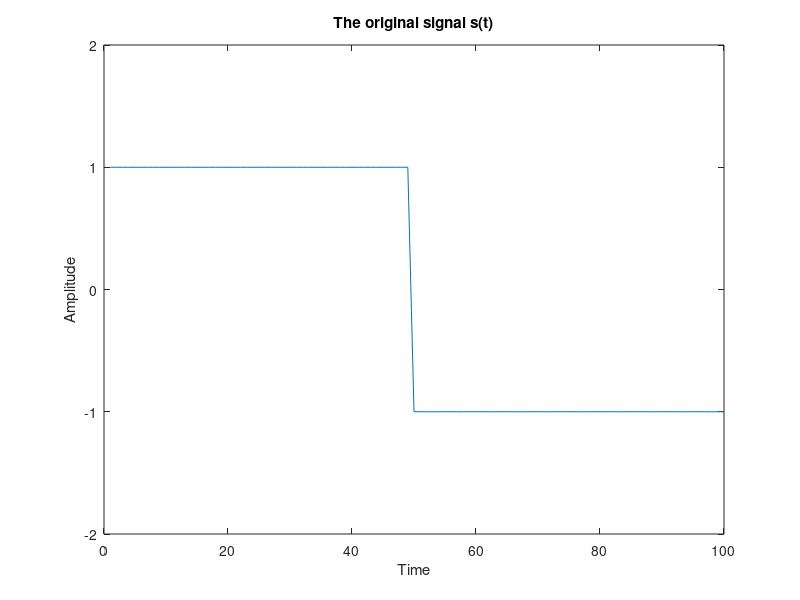
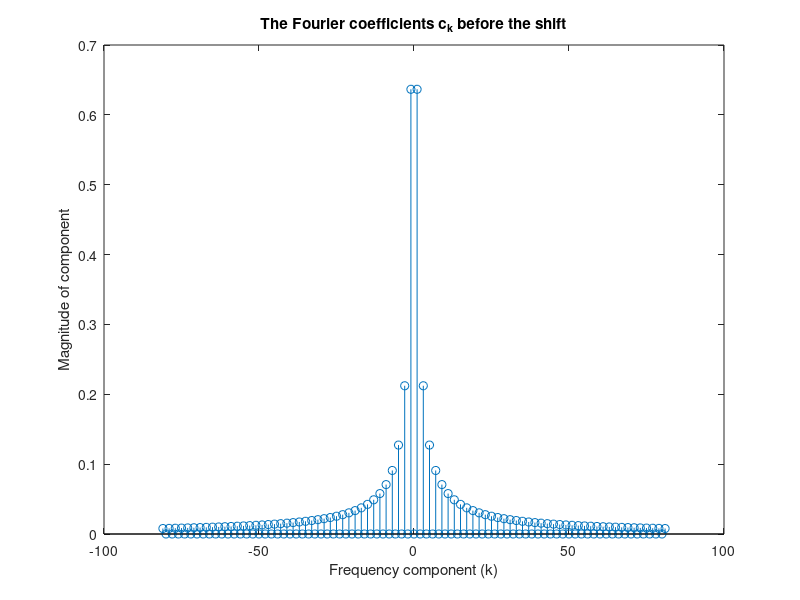
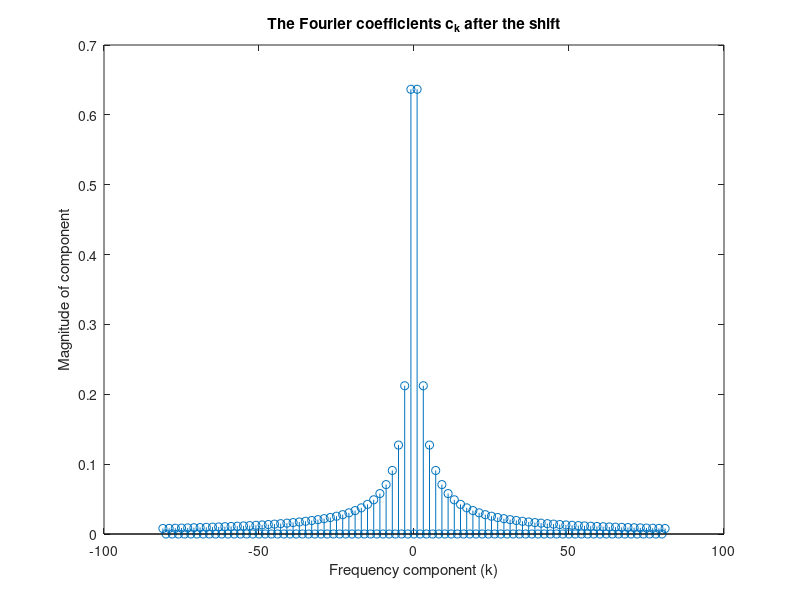
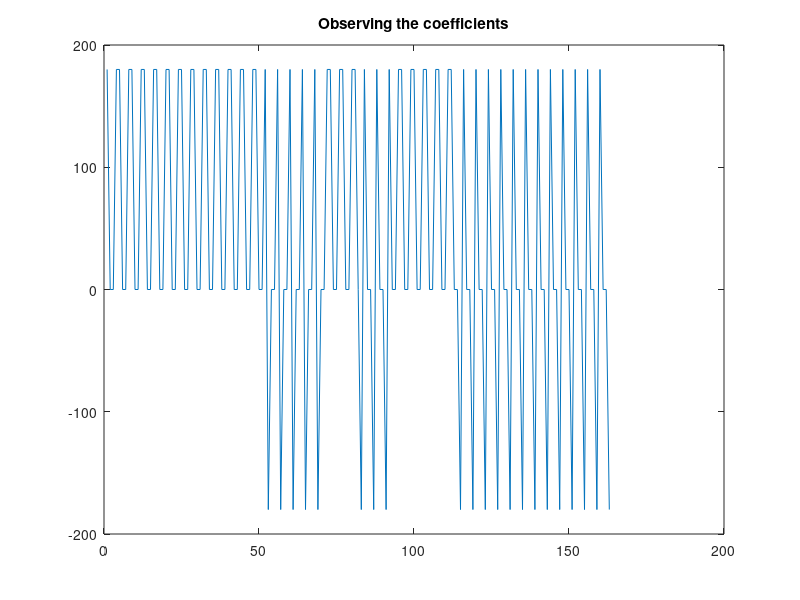

Source code (MATLAB) for these figures, in order:
% Ex 1 -- frequency shifting 

clear;
close all;

% creating & plotting the original signal
T = 100;
A = 1;
t = 1:T;

s = ones(1, T);
s(T/2:T) = -A;

figure;
plot(t, s);
title('The original signal s(t)');
xlabel('Time');
ylabel('Amplitude');
ylim([-A-1, A+1]); % for a better observation

% computing Fourier coefficients for k = {-81..81}
k_max = 81;
k = -k_max:k_max;
N = length(k);
c_k = zeros(1, N);

for i = 1:N
    if mod(k(i), 2) == 1
        c_k(i) = (2/(1i*pi*k(i))) * A;
    end
end

figure;
stem(k, abs(c_k));
title('The Fourier coefficients c_k before the shift');
xlabel('Frequency component (k)');
ylabel('Magnitude of component');

% shift spectrum in frequency by T/4
shift = T/4;
shifted_c = zeros(1, N);
for i = 1:N
   % disp(exp(-1i*2*pi*shift*f));
   % shifted_c(i) = c_k(i) * exp(-(1i)*2*pi*k(i)*shift/T);
   shifted_c(i) = c_k(i) * exp(-(1i)*pi*k(i)/2); % simplified
end

% plotting the coefficients
figure;
stem(k, abs(shifted_c));
title('The Fourier coefficients c_k after the shift');
xlabel('Frequency component (k)');
ylabel('Magnitude of component');

% Observing the coefficients
figure;
plot(rad2deg(angle(shifted_c)));
title('Observing the coefficients');

% reconstructing the signal
sr = zeros(1, T);
f = 1/T;
for t=1:T
    for i=1:N
        % aux1 = shifted_c(i) * exp(1i*2*pi*k(i)*t*f);
        % aux2 = conj(shifted_c(i) * exp(1i*(-2)*pi*k(i)*t*f));
        % sr(t) = sr(t) + aux1 + aux2;
        sr(t) = sr(t) + shifted_c(i) * exp(1i*2*pi*k(i)*t*f);
    end
end

t = 1:100;

figure;
plot(t, real(sr));
ylim([-A-2, A+2]); % for a better observation
title('The reconstructed signal s_r_e_c(t)');
xlabel('Time');
ylabel('Amplitude');
